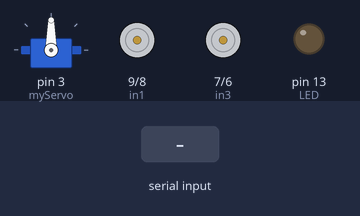
The sketch below on a simulated Arduino Uno, built with avr-gcc and run on an emulated ATmega328P. On the bench: servo, motor-driver pin pairs drawn as motors (green arrow = first pin HIGH = forward, orange = second pin HIGH = backward, longer = more drive, scaled by the enable pin), output pins drawn as LEDs (lit = HIGH). The test bench sets the inputs (shaded band).

Above: at 1.2 s.
1.3 s: "f" received over Serial
At 1.7 s:
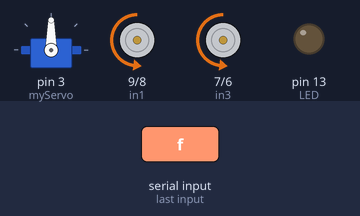
2.8 s: byte 112 ('p') received over Serial
At 4.0 s:
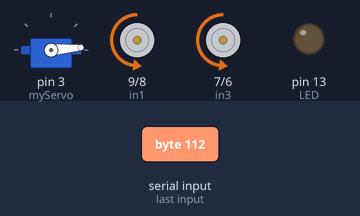
4.3 s: "b" received over Serial
At 5.2 s:
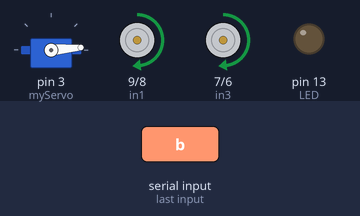
5.8 s: "l" received over Serial
At 6.4 s:
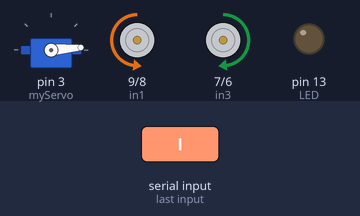
7.3 s: "r" received over Serial
At 8.5 s:
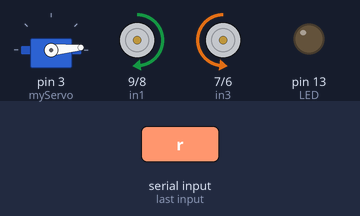
8.8 s: "s" received over Serial
At 9.9 s:
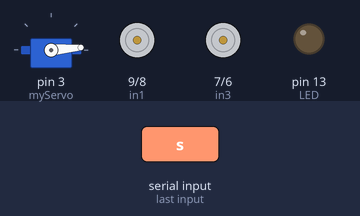
Timing chart, 0 to 11.3 s (numbered marks = the images above; inputs shaded):
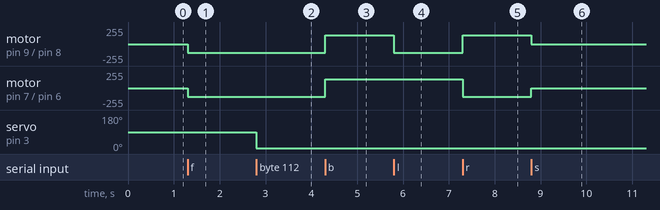

Measured:
- after the input at 1.3 s, motor on pin 9 (in1) / pin 8 (in2), motor on pin 7 (in3) / pin 6 (in4): stopped → backward 130/255 at once
- after the input at 2.8 s, servo on pin 3 (myServo): 90° → 5° at once
- after the input at 4.3 s, motor on pin 9 (in1) / pin 8 (in2), motor on pin 7 (in3) / pin 6 (in4): backward 130/255 → forward 130/255 at once
- after the input at 5.8 s, motor on pin 9 (in1) / pin 8 (in2): forward 130/255 → backward 130/255 at once
- after the input at 7.3 s, motor on pin 9 (in1) / pin 8 (in2): backward 130/255 → forward 130/255 at once; motor on pin 7 (in3) / pin 6 (in4): forward 130/255 → backward 130/255 at once
- after the input at 8.8 s, motor on pin 9 (in1) / pin 8 (in2): forward 130/255 → stopped at once; motor on pin 7 (in3) / pin 6 (in4): backward 130/255 → stopped at once

The sketch:

RobotCode.ino
```cpp
/**
 * Arduino Elegoo robot
 *
 * Matias Leone
 */

//Servo library
#include <Servo.h>
Servo myServo;
int Echo = A4;
int Trig = A5;
int servoPos = 0;

//LED
int LED = 13;
volatile int ledState = LOW;

//Wheels motors
int in1 = 9;
int in2 = 8;
int in3 = 7;
int in4 = 6;
int ENA = 11;
int ENB = 5;
int ABS = 130;

void moveForward() {
    analogWrite(ENA,ABS);
    analogWrite(ENB,ABS);
    digitalWrite(in1,LOW);
    digitalWrite(in2,HIGH);
    digitalWrite(in3,LOW);
    digitalWrite(in4,HIGH);
}

void moveBackward() {
    analogWrite(ENA,ABS);
    analogWrite(ENB,ABS);
    digitalWrite(in1,HIGH);
    digitalWrite(in2,LOW);
    digitalWrite(in3,HIGH);
    digitalWrite(in4,LOW);
}

void moveLeft() {
    analogWrite(ENA,ABS);
    analogWrite(ENB,ABS);
    digitalWrite(in1,LOW);
    digitalWrite(in2,HIGH);
    digitalWrite(in3,HIGH);
    digitalWrite(in4,LOW);
}

void moveRight() {
    analogWrite(ENA,ABS);
    analogWrite(ENB,ABS);
    digitalWrite(in1,HIGH);
    digitalWrite(in2,LOW);
    digitalWrite(in3,LOW);
    digitalWrite(in4,HIGH);
}

void stopMovement() {
    digitalWrite(ENA,LOW);
    digitalWrite(ENB,LOW);
}

void changeLedState() {
    ledState = !ledState;
    digitalWrite(LED, ledState);
}

/**
 * Ultrasonic distance measurement
 */
int distanceTest() {
  digitalWrite(Trig, LOW);
  delayMicroseconds(2);
  digitalWrite(Trig, HIGH);
  delayMicroseconds(20);
  digitalWrite(Trig, LOW);
  float fDistance = pulseIn(Echo, HIGH);
  fDistance= fDistance/58;
  return (int)fDistance;
}

void setServoInPosition(int pos) {
    if(pos < 0) {
        pos = 0;
    } else if(pos > 180) {
        pos = 180;
    }

    int diff = abs(servoPos - pos);
    if(diff > 0) {
        servoPos = pos;
        myServo.write(servoPos);
        delay(15 * diff);
    }
}

void rotateServo(int degrees) {
    setServoInPosition(servoPos + degrees);
}

void pointServoToLeft() {
    setServoInPosition(0);
}

void pointServoToRight() {
    setServoInPosition(180);
}

void pointServoToFront() {
    setServoInPosition(90);
}

//##############################################################################


/**
 * Initial setup
 */
void setup() {
    //Init LED
    pinMode(LED, OUTPUT);

    //Init Bluetooth
    Serial.begin(9600);

    //Init motors
    pinMode(in1,OUTPUT);
    pinMode(in2,OUTPUT);
    pinMode(in3,OUTPUT);
    pinMode(in4,OUTPUT);
    pinMode(ENA,OUTPUT);
    pinMode(ENB,OUTPUT);

    //Init servo
    myServo.attach(3);// attach servo on pin 3 to servo object
    pinMode(Echo, INPUT);
    pinMode(Trig, OUTPUT);

    //Stop wheels
    stopMovement();
}


/**
 * Main loop
 */
void loop() {

    //Read incomming Bluetooth message
    char msg = Serial.read();

    //Decode instruction
    if(msg == 'f') {
        moveForward();
    } else if(msg == 'b') {
        moveBackward();
    } else if(msg == 'l') {
        moveLeft();
    } else if(msg == 'r') {
        moveRight();
    } else if(msg == 's') {
        stopMovement();
    } else if(msg == 'A') {
        changeLedState();
    } else if(msg == 'x') {
        Serial.println("Hello World");
    } else if(msg == 'y') {
        pointServoToLeft();
    } else if(msg == 'u') {
        pointServoToRight();
    } else if(msg == 'i') {
        pointServoToFront();
    } else if(msg == 'o') {
        rotateServo(-5);
    } else if(msg == 'p') {
        rotateServo(5);
    } else if(msg == 'h') {
        int dist = distanceTest();
        Serial.println(dist);
    }

}
```
